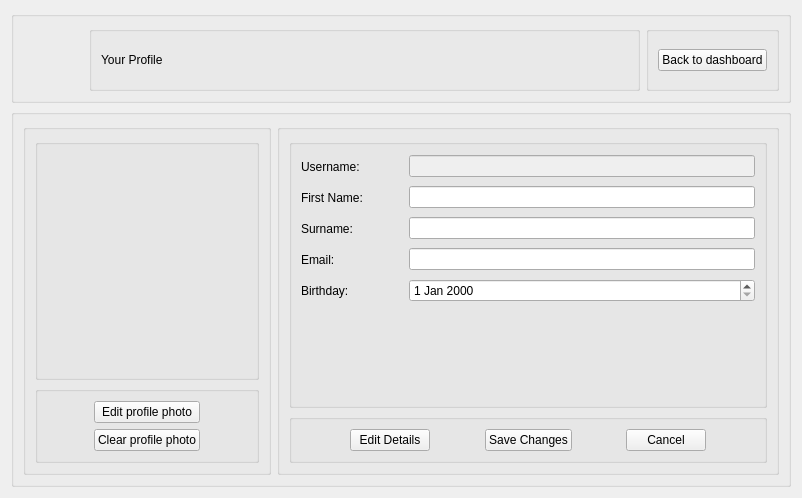
<?xml version="1.0" encoding="UTF-8"?>
<ui version="4.0">
 <class>profileForm</class>
 <widget class="QWidget" name="profileForm">
  <property name="geometry">
   <rect>
    <x>0</x>
    <y>0</y>
    <width>802</width>
    <height>498</height>
   </rect>
  </property>
  <property name="windowTitle">
   <string>Form</string>
  </property>
  <layout class="QVBoxLayout" name="verticalLayout_5">
   <item>
    <widget class="QGroupBox" name="groupBox">
     <property name="sizePolicy">
      <sizepolicy hsizetype="Preferred" vsizetype="Fixed">
       <horstretch>0</horstretch>
       <verstretch>0</verstretch>
      </sizepolicy>
     </property>
     <property name="title">
      <string/>
     </property>
     <layout class="QHBoxLayout" name="horizontalLayout_7">
      <item>
       <widget class="QLabel" name="labelLogo">
        <property name="minimumSize">
         <size>
          <width>60</width>
          <height>60</height>
         </size>
        </property>
        <property name="maximumSize">
         <size>
          <width>60</width>
          <height>60</height>
         </size>
        </property>
        <property name="text">
         <string/>
        </property>
        <property name="pixmap">
         <pixmap resource="../resources/resources.qrc">:/img/logo.svg</pixmap>
        </property>
        <property name="scaledContents">
         <bool>true</bool>
        </property>
       </widget>
      </item>
      <item>
       <widget class="QGroupBox" name="groupBox_9">
        <property name="sizePolicy">
         <sizepolicy hsizetype="Preferred" vsizetype="Fixed">
          <horstretch>0</horstretch>
          <verstretch>0</verstretch>
         </sizepolicy>
        </property>
        <property name="minimumSize">
         <size>
          <width>0</width>
          <height>65</height>
         </size>
        </property>
        <property name="title">
         <string/>
        </property>
        <layout class="QHBoxLayout" name="horizontalLayout_4">
         <item>
          <widget class="QLabel" name="labelProfile">
           <property name="text">
            <string>Your Profile</string>
           </property>
          </widget>
         </item>
         <item>
          <spacer name="horizontalSpacer">
           <property name="orientation">
            <enum>Qt::Orientation::Horizontal</enum>
           </property>
           <property name="sizeHint" stdset="0">
            <size>
             <width>346</width>
             <height>20</height>
            </size>
           </property>
          </spacer>
         </item>
        </layout>
       </widget>
      </item>
      <item>
       <widget class="QGroupBox" name="groupBox_10">
        <property name="sizePolicy">
         <sizepolicy hsizetype="Preferred" vsizetype="Fixed">
          <horstretch>0</horstretch>
          <verstretch>0</verstretch>
         </sizepolicy>
        </property>
        <property name="minimumSize">
         <size>
          <width>0</width>
          <height>65</height>
         </size>
        </property>
        <property name="title">
         <string/>
        </property>
        <layout class="QVBoxLayout" name="verticalLayout_4">
         <item>
          <widget class="QPushButton" name="DashboardButton">
           <property name="text">
            <string>Back to dashboard</string>
           </property>
           <property name="icon">
            <iconset resource="../resources/resources.qrc">
             <normaloff>:/icons/home.svg</normaloff>:/icons/home.svg</iconset>
           </property>
           <property name="iconSize">
            <size>
             <width>12</width>
             <height>12</height>
            </size>
           </property>
          </widget>
         </item>
        </layout>
       </widget>
      </item>
     </layout>
    </widget>
   </item>
   <item>
    <widget class="QGroupBox" name="groupBox_2">
     <property name="title">
      <string/>
     </property>
     <layout class="QHBoxLayout" name="horizontalLayout">
      <item>
       <widget class="QGroupBox" name="groupBox_8">
        <property name="sizePolicy">
         <sizepolicy hsizetype="Fixed" vsizetype="Preferred">
          <horstretch>0</horstretch>
          <verstretch>0</verstretch>
         </sizepolicy>
        </property>
        <property name="minimumSize">
         <size>
          <width>248</width>
          <height>0</height>
         </size>
        </property>
        <property name="maximumSize">
         <size>
          <width>248</width>
          <height>16777215</height>
         </size>
        </property>
        <property name="title">
         <string/>
        </property>
        <layout class="QVBoxLayout" name="verticalLayout_2">
         <item>
          <widget class="QGroupBox" name="groupBox_7">
           <property name="sizePolicy">
            <sizepolicy hsizetype="Expanding" vsizetype="Expanding">
             <horstretch>0</horstretch>
             <verstretch>0</verstretch>
            </sizepolicy>
           </property>
           <property name="title">
            <string/>
           </property>
           <layout class="QHBoxLayout" name="horizontalLayout_6">
            <item>
             <layout class="QVBoxLayout" name="verticalLayout_3">
              <property name="sizeConstraint">
               <enum>QLayout::SizeConstraint::SetMinimumSize</enum>
              </property>
              <item>
               <spacer name="verticalSpacer">
                <property name="orientation">
                 <enum>Qt::Orientation::Vertical</enum>
                </property>
                <property name="sizeHint" stdset="0">
                 <size>
                  <width>20</width>
                  <height>40</height>
                 </size>
                </property>
               </spacer>
              </item>
              <item>
               <layout class="QHBoxLayout" name="horizontalLayout_5">
                <item>
                 <widget class="QLabel" name="labelProfilePhoto">
                  <property name="sizePolicy">
                   <sizepolicy hsizetype="Fixed" vsizetype="Fixed">
                    <horstretch>0</horstretch>
                    <verstretch>0</verstretch>
                   </sizepolicy>
                  </property>
                  <property name="minimumSize">
                   <size>
                    <width>150</width>
                    <height>150</height>
                   </size>
                  </property>
                  <property name="maximumSize">
                   <size>
                    <width>150</width>
                    <height>150</height>
                   </size>
                  </property>
                  <property name="text">
                   <string/>
                  </property>
                  <property name="pixmap">
                   <pixmap resource="../resources/resources.qrc">:/icons/circle-user.svg</pixmap>
                  </property>
                  <property name="scaledContents">
                   <bool>true</bool>
                  </property>
                 </widget>
                </item>
               </layout>
              </item>
              <item>
               <spacer name="verticalSpacer_2">
                <property name="orientation">
                 <enum>Qt::Orientation::Vertical</enum>
                </property>
                <property name="sizeHint" stdset="0">
                 <size>
                  <width>20</width>
                  <height>40</height>
                 </size>
                </property>
               </spacer>
              </item>
             </layout>
            </item>
           </layout>
          </widget>
         </item>
         <item>
          <widget class="QGroupBox" name="groupBox_6">
           <property name="sizePolicy">
            <sizepolicy hsizetype="Preferred" vsizetype="Fixed">
             <horstretch>0</horstretch>
             <verstretch>0</verstretch>
            </sizepolicy>
           </property>
           <property name="title">
            <string/>
           </property>
           <layout class="QGridLayout" name="gridLayout_2">
            <item row="0" column="0">
             <spacer name="horizontalSpacer_10">
              <property name="orientation">
               <enum>Qt::Orientation::Horizontal</enum>
              </property>
              <property name="sizeHint" stdset="0">
               <size>
                <width>40</width>
                <height>20</height>
               </size>
              </property>
             </spacer>
            </item>
            <item row="0" column="1">
             <widget class="QPushButton" name="EditPhotoButton">
              <property name="text">
               <string>Edit profile photo</string>
              </property>
              <property name="icon">
               <iconset resource="../resources/resources.qrc">
                <normaloff>:/icons/camera.svg</normaloff>:/icons/camera.svg</iconset>
              </property>
              <property name="iconSize">
               <size>
                <width>14</width>
                <height>14</height>
               </size>
              </property>
             </widget>
            </item>
            <item row="0" column="2">
             <spacer name="horizontalSpacer_14">
              <property name="orientation">
               <enum>Qt::Orientation::Horizontal</enum>
              </property>
              <property name="sizeHint" stdset="0">
               <size>
                <width>0</width>
                <height>20</height>
               </size>
              </property>
             </spacer>
            </item>
            <item row="1" column="0">
             <spacer name="horizontalSpacer_13">
              <property name="orientation">
               <enum>Qt::Orientation::Horizontal</enum>
              </property>
              <property name="sizeHint" stdset="0">
               <size>
                <width>1</width>
                <height>15</height>
               </size>
              </property>
             </spacer>
            </item>
            <item row="1" column="1">
             <widget class="QPushButton" name="ClearPhotoButton">
              <property name="text">
               <string>Clear profile photo</string>
              </property>
              <property name="icon">
               <iconset resource="../resources/resources.qrc">
                <normaloff>:/icons/camera-slash.svg</normaloff>:/icons/camera-slash.svg</iconset>
              </property>
              <property name="iconSize">
               <size>
                <width>14</width>
                <height>14</height>
               </size>
              </property>
             </widget>
            </item>
            <item row="1" column="2">
             <spacer name="horizontalSpacer_11">
              <property name="orientation">
               <enum>Qt::Orientation::Horizontal</enum>
              </property>
              <property name="sizeHint" stdset="0">
               <size>
                <width>40</width>
                <height>20</height>
               </size>
              </property>
             </spacer>
            </item>
           </layout>
          </widget>
         </item>
        </layout>
       </widget>
      </item>
      <item>
       <widget class="QGroupBox" name="groupBox_5">
        <property name="title">
         <string/>
        </property>
        <layout class="QVBoxLayout" name="verticalLayout">
         <item>
          <widget class="QGroupBox" name="groupBox_3">
           <property name="title">
            <string/>
           </property>
           <layout class="QGridLayout" name="gridLayout" rowminimumheight="25,25,25,25,25,0">
            <item row="0" column="1">
             <spacer name="horizontalSpacer_7">
              <property name="orientation">
               <enum>Qt::Orientation::Horizontal</enum>
              </property>
              <property name="sizeType">
               <enum>QSizePolicy::Policy::Fixed</enum>
              </property>
              <property name="sizeHint" stdset="0">
               <size>
                <width>40</width>
                <height>20</height>
               </size>
              </property>
             </spacer>
            </item>
            <item row="2" column="0">
             <widget class="QLabel" name="labelSurname">
              <property name="text">
               <string>Surname:</string>
              </property>
             </widget>
            </item>
            <item row="4" column="1">
             <spacer name="horizontalSpacer_9">
              <property name="orientation">
               <enum>Qt::Orientation::Horizontal</enum>
              </property>
              <property name="sizeType">
               <enum>QSizePolicy::Policy::Fixed</enum>
              </property>
              <property name="sizeHint" stdset="0">
               <size>
                <width>40</width>
                <height>20</height>
               </size>
              </property>
             </spacer>
            </item>
            <item row="1" column="1">
             <spacer name="horizontalSpacer_5">
              <property name="orientation">
               <enum>Qt::Orientation::Horizontal</enum>
              </property>
              <property name="sizeType">
               <enum>QSizePolicy::Policy::Fixed</enum>
              </property>
              <property name="sizeHint" stdset="0">
               <size>
                <width>40</width>
                <height>20</height>
               </size>
              </property>
             </spacer>
            </item>
            <item row="0" column="2">
             <widget class="QLineEdit" name="lineUsername">
              <property name="enabled">
               <bool>false</bool>
              </property>
             </widget>
            </item>
            <item row="2" column="1">
             <spacer name="horizontalSpacer_6">
              <property name="orientation">
               <enum>Qt::Orientation::Horizontal</enum>
              </property>
              <property name="sizeType">
               <enum>QSizePolicy::Policy::Fixed</enum>
              </property>
              <property name="sizeHint" stdset="0">
               <size>
                <width>40</width>
                <height>20</height>
               </size>
              </property>
             </spacer>
            </item>
            <item row="0" column="0">
             <widget class="QLabel" name="labelUsername">
              <property name="text">
               <string>Username:</string>
              </property>
             </widget>
            </item>
            <item row="2" column="2">
             <widget class="QLineEdit" name="lineSurname"/>
            </item>
            <item row="1" column="2">
             <widget class="QLineEdit" name="lineFirstName"/>
            </item>
            <item row="4" column="2">
             <widget class="QDateEdit" name="dateBirthday"/>
            </item>
            <item row="3" column="2">
             <widget class="QLineEdit" name="lineEmail"/>
            </item>
            <item row="3" column="0">
             <widget class="QLabel" name="labelEmail">
              <property name="text">
               <string>Email:</string>
              </property>
             </widget>
            </item>
            <item row="3" column="1">
             <spacer name="horizontalSpacer_8">
              <property name="orientation">
               <enum>Qt::Orientation::Horizontal</enum>
              </property>
              <property name="sizeType">
               <enum>QSizePolicy::Policy::Fixed</enum>
              </property>
              <property name="sizeHint" stdset="0">
               <size>
                <width>40</width>
                <height>20</height>
               </size>
              </property>
             </spacer>
            </item>
            <item row="4" column="0">
             <widget class="QLabel" name="labelBirthday">
              <property name="text">
               <string>Birthday:</string>
              </property>
             </widget>
            </item>
            <item row="1" column="0">
             <widget class="QLabel" name="labelFirstName">
              <property name="text">
               <string>First Name:</string>
              </property>
             </widget>
            </item>
            <item row="5" column="1">
             <spacer name="verticalSpacer_3">
              <property name="orientation">
               <enum>Qt::Orientation::Vertical</enum>
              </property>
              <property name="sizeHint" stdset="0">
               <size>
                <width>20</width>
                <height>40</height>
               </size>
              </property>
             </spacer>
            </item>
           </layout>
          </widget>
         </item>
         <item>
          <widget class="QGroupBox" name="groupBox_4">
           <property name="sizePolicy">
            <sizepolicy hsizetype="Preferred" vsizetype="Fixed">
             <horstretch>0</horstretch>
             <verstretch>0</verstretch>
            </sizepolicy>
           </property>
           <property name="title">
            <string/>
           </property>
           <layout class="QHBoxLayout" name="horizontalLayout_2">
            <item>
             <spacer name="horizontalSpacer_2">
              <property name="orientation">
               <enum>Qt::Orientation::Horizontal</enum>
              </property>
              <property name="sizeHint" stdset="0">
               <size>
                <width>40</width>
                <height>20</height>
               </size>
              </property>
             </spacer>
            </item>
            <item>
             <widget class="QPushButton" name="EditDetailsButton">
              <property name="text">
               <string>Edit Details</string>
              </property>
              <property name="icon">
               <iconset resource="../resources/resources.qrc">
                <normaloff>:/icons/pencil.svg</normaloff>:/icons/pencil.svg</iconset>
              </property>
              <property name="iconSize">
               <size>
                <width>12</width>
                <height>12</height>
               </size>
              </property>
             </widget>
            </item>
            <item>
             <spacer name="horizontalSpacer_4">
              <property name="orientation">
               <enum>Qt::Orientation::Horizontal</enum>
              </property>
              <property name="sizeHint" stdset="0">
               <size>
                <width>40</width>
                <height>20</height>
               </size>
              </property>
             </spacer>
            </item>
            <item>
             <widget class="QPushButton" name="SaveButton">
              <property name="text">
               <string>Save Changes</string>
              </property>
              <property name="icon">
               <iconset resource="../resources/resources.qrc">
                <normaloff>:/icons/check-circle.svg</normaloff>:/icons/check-circle.svg</iconset>
              </property>
              <property name="iconSize">
               <size>
                <width>14</width>
                <height>14</height>
               </size>
              </property>
             </widget>
            </item>
            <item>
             <spacer name="horizontalSpacer_12">
              <property name="orientation">
               <enum>Qt::Orientation::Horizontal</enum>
              </property>
              <property name="sizeHint" stdset="0">
               <size>
                <width>40</width>
                <height>20</height>
               </size>
              </property>
             </spacer>
            </item>
            <item>
             <widget class="QPushButton" name="CancelButton">
              <property name="text">
               <string>Cancel</string>
              </property>
              <property name="icon">
               <iconset resource="../resources/resources.qrc">
                <normaloff>:/icons/cross-circle.svg</normaloff>:/icons/cross-circle.svg</iconset>
              </property>
              <property name="iconSize">
               <size>
                <width>14</width>
                <height>14</height>
               </size>
              </property>
             </widget>
            </item>
            <item>
             <spacer name="horizontalSpacer_3">
              <property name="orientation">
               <enum>Qt::Orientation::Horizontal</enum>
              </property>
              <property name="sizeHint" stdset="0">
               <size>
                <width>40</width>
                <height>20</height>
               </size>
              </property>
             </spacer>
            </item>
           </layout>
          </widget>
         </item>
        </layout>
       </widget>
      </item>
     </layout>
    </widget>
   </item>
  </layout>
 </widget>
 <resources>
  <include location="../resources/resources.qrc"/>
 </resources>
 <connections/>
</ui>
